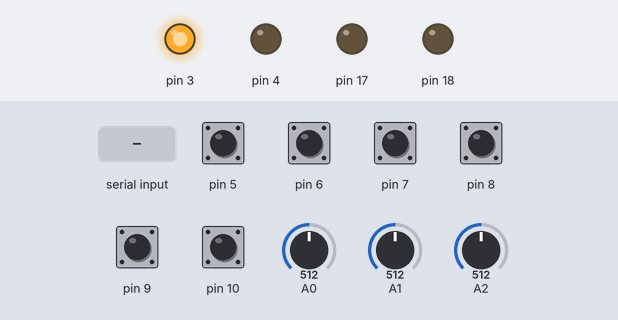
A sketch run on a simulated Arduino Uno, built with avr-gcc and run on an emulated ATmega328P. On the bench: output pins drawn as LEDs (lit = HIGH). The inputs (shaded band) are chosen by the test bench; at power-on: pin 5–10 HIGH, A0 = 512, A1 = 512, A2 = 512. Pins used as bus, display or sensor lines are not drawn; what the sketch prints to the serial monitor is not drawn.

Above: at 1.2 s.
1.3 s: "1" received over Serial
Timing chart, 0 to 4.3 s (numbered marks = the images above; inputs shaded):
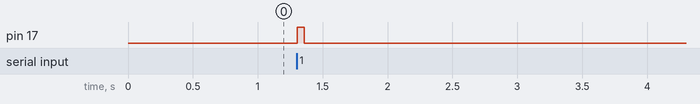

Measured:
- after the input at 1.3 s, pin 17: LOW → HIGH at once, → LOW 0.05 s later

The sketch:

PVcommunicate_master.ino
```cpp
#include <wiring_private.h>
#include <PV_comdis.h>
#include <MsTimer2.h>
//#include <EEPROM.h>

PV pv;

void broadcast(){
  Serial.println("send broadcast");
  pv.setcommand(DataReq);
  pv.setdistID(255);
  pv.generatepacket();
}

void setup() {
 Serial.begin (115200);
 Serial.println("Starting...");
 pinMode(L_DRIVE,OUTPUT);
 pinMode(relay,OUTPUT);
 pinMode(harvest,OUTPUT);
 //常にON
 digitalWrite(harvest,HIGH);
 pinMode(LED_TX,OUTPUT);
 pinMode(LED_RX,OUTPUT);
 pinMode(SW_BIT0,INPUT_PULLUP);
 pinMode(SW_BIT1,INPUT_PULLUP);
 pinMode(SW_BIT2,INPUT_PULLUP);
 pinMode(SW_BIT3,INPUT_PULLUP);
 pinMode(SW_BIT4,INPUT_PULLUP);
 pinMode(SW_BIT5,INPUT_PULLUP);
 sbi(ADCSRA, ADPS2); //もともと cbi  adps0 prescale (set cbi 0 sbi 1)
 cbi(ADCSRA, ADPS1); //         sbi
 cbi(ADCSRA, ADPS0); //         cbi
 pv.getstatus();
 pv.showstatus();
 Serial.println("please enter dist ID and command");
 Serial.println("command 1-datareq 3-communicate");
  //30000UL-10000にしとく
  MsTimer2::set(10000UL, broadcast);
  MsTimer2::start();
  /*
  for(int a = 0;a<256;a++){
    EEPROM.write(a,a);
  }
  */
}

void loop() {
  pv.resvPacket();
}
```
